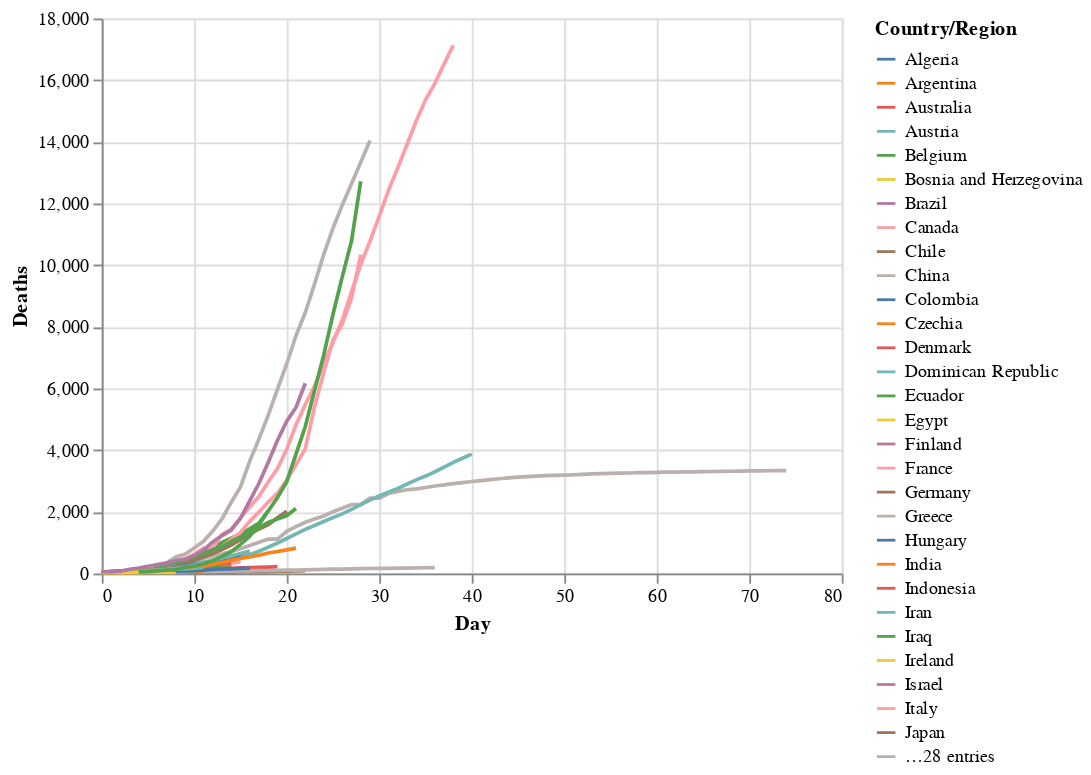

The cell this chart's notebook holds for it:
### Markdown cell above
We'll see the power of having long data when using Altair. Such transformations have been performed for a long time, however it wasn't until 2014 that Hadley Wickham formalized the language in his paper [Tidy data](https://www.researchgate.net/publication/215990669_Tidy_data). Note that Wickham prefers to avoid the terms long and wide because, in his words, 'they are imprecise'. I generally agree but for our purposes here of giving the flavour, they suffice.

Now having transformed our data, let's import Altair and get a sense of its API.

### Code cell
import altair as alt

# altair plot 
alt.Chart(deaths_long).mark_line().encode(
    x='Day',
    y='Deaths',
    color='Country/Region')

### Figure 1 — Vega-Lite specification as saved in the notebook (floating-point values rounded to 4 significant figures; data arrays with more than 128 entries replaced by an {"elided": "..."} marker saying what was removed)
{"config": {"view": {"continuousWidth": 400, "continuousHeight": 300}}, "data": {"name": "data-4991a3f3f81bfe9b58b1463d62bb5819"}, "mark": "line", "encoding": {"color": {"type": "nominal", "field": "Country/Region"}, "x": {"type": "quantitative", "field": "Day"}, "y": {"type": "quantitative", "field": "Deaths"}}, "$schema": "https://vega.github.io/schema/vega-lite/v4.8.1.json", "datasets": {"data-4991a3f3f81bfe9b58b1463d62bb5819": {"elided": "4389 records"}}}
